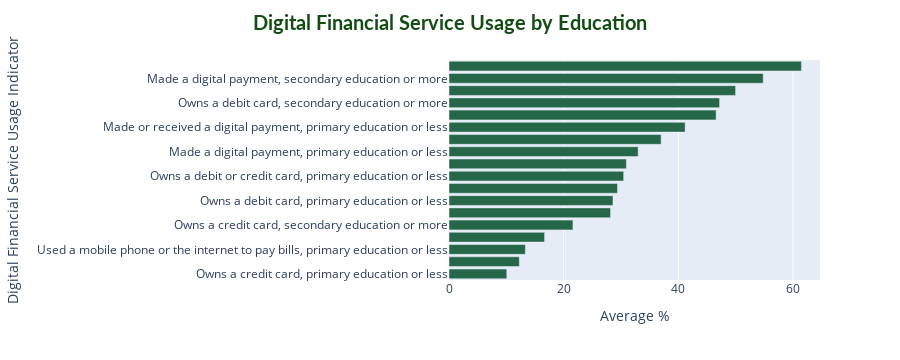

Notebook source saved alongside this figure:
### Code cell
fig_dfs_education = px.bar(
    dfs_education_summary,
    x="Indicator value",
    y="Indicator",
    orientation="h",
    color_discrete_sequence=["#276749"],
    labels={"Indicator value": "Average %", "Indicator": "Digital Financial Service Usage Indicator"}
)
fig_dfs_education.update_layout(
    title="Digital Financial Service Usage by Education",
    title_x=0.5,
    title_font=dict(size=20, family='Lato, sans-serif', color='#144d14', weight='bold')
)
fig_dfs_education.show()

### Figure 1 — Plotly figure (JSON) as saved in the notebook; plotly's stock layout.template omitted (floating-point values rounded to 4 significant figures)
{"data": [{"hovertemplate": "Average %=%{x}<br>Digital Financial Service Usage Indicator=%{y}<extra></extra>", "legendgroup": "", "marker": {"color": "#276749", "pattern": {"shape": ""}}, "name": "", "orientation": "h", "showlegend": false, "textposition": "auto", "type": "bar", "x": [10.07, 12.26, 13.32, 16.67, 21.61, 28.17, 28.59, 29.38, 30.46, 30.93, 32.98, 36.99, 41.17, 46.58, 47.18, 49.98, 54.79, 61.46], "xaxis": "x", "y": ["Owns a credit card, primary education or less", "Used a mobile phone or the internet to buy something online, primary education or less", "Used a mobile phone or the internet to pay bills, primary education or less", "Used a mobile phone or the internet to send money, primary education or less", "Owns a credit card, secondary education or more", "Received digital payments, primary education or less", "Owns a debit card, primary education or less", "Used a mobile phone or the internet to buy something online, secondary education or more", "Owns a debit or credit card, primary education or less", "Used a mobile phone or the internet to pay bills, secondary education or more", "Made a digital payment, primary education or less", "Used a mobile phone or the internet to send money, secondary education or more", "Made or received a digital payment, primary education or less", "Received digital payments, secondary education or more", "Owns a debit card, secondary education or more", "Owns a debit or credit card, secondary education or more", "Made a digital payment, secondary education or more", "Made or received a digital payment, secondary education or more"], "yaxis": "y"}], "layout": {"barmode": "relative", "height": 360, "legend": {"tracegroupgap": 0}, "margin": {"t": 60}, "title": {"font": {"color": "#144d14", "family": "Lato, sans-serif", "size": 20, "weight": "bold"}, "text": "Digital Financial Service Usage by Education", "x": 0.5}, "xaxis": {"anchor": "y", "autorange": true, "domain": [0, 1], "range": [0, 64.69], "title": {"text": "Average %"}, "type": "linear"}, "yaxis": {"anchor": "x", "autorange": true, "domain": [0, 1], "range": [-0.5, 17.5], "title": {"text": "Digital Financial Service Usage Indicator"}, "type": "category"}}}
